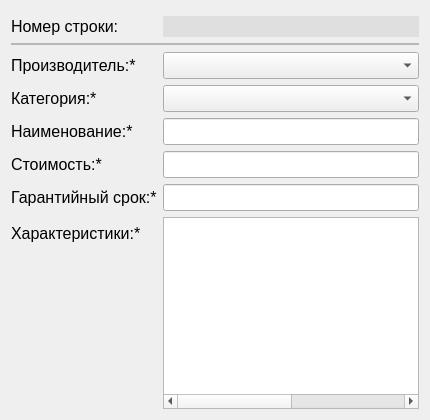
     <widget class="QWidget" name="product">
      <attribute name="title">
       <string>Товар</string>
      </attribute>
      <layout class="QGridLayout" name="gridLayout_6">
       <item row="0" column="0">
        <layout class="QFormLayout" name="product_data">
         <property name="sizeConstraint">
          <enum>QLayout::SetDefaultConstraint</enum>
         </property>
         <property name="fieldGrowthPolicy">
          <enum>QFormLayout::AllNonFixedFieldsGrow</enum>
         </property>
         <property name="rowWrapPolicy">
          <enum>QFormLayout::DontWrapRows</enum>
         </property>
         <property name="labelAlignment">
          <set>Qt::AlignLeading|Qt::AlignLeft|Qt::AlignVCenter</set>
         </property>
         <property name="formAlignment">
          <set>Qt::AlignLeading|Qt::AlignLeft|Qt::AlignTop</set>
         </property>
         <property name="topMargin">
          <number>5</number>
         </property>
         <item row="0" column="0">
          <widget class="QLabel" name="idProduct_Label">
           <property name="font">
            <font>
             <pointsize>12</pointsize>
             <weight>50</weight>
             <italic>false</italic>
             <bold>false</bold>
             <underline>false</underline>
            </font>
           </property>
           <property name="styleSheet">
            <string notr="true">color: rgb(0, 0, 0);
</string>
           </property>
           <property name="text">
            <string>Номер строки:</string>
           </property>
          </widget>
         </item>
         <item row="0" column="1">
          <widget class="QLineEdit" name="idProduct_LineEdit">
           <property name="enabled">
            <bool>true</bool>
           </property>
           <property name="font">
            <font>
             <pointsize>12</pointsize>
            </font>
           </property>
           <property name="autoFillBackground">
            <bool>false</bool>
           </property>
           <property name="styleSheet">
            <string notr="true">background-color: rgb(223, 223, 223);</string>
           </property>
           <property name="text">
            <string/>
           </property>
           <property name="frame">
            <bool>false</bool>
           </property>
           <property name="readOnly">
            <bool>true</bool>
           </property>
           <property name="placeholderText">
            <string/>
           </property>
          </widget>
         </item>
         <item row="1" column="0" colspan="2">
          <widget class="Line" name="line_7">
           <property name="frameShadow">
            <enum>QFrame::Sunken</enum>
           </property>
           <property name="lineWidth">
            <number>0</number>
           </property>
           <property name="midLineWidth">
            <number>2</number>
           </property>
           <property name="orientation">
            <enum>Qt::Horizontal</enum>
           </property>
          </widget>
         </item>
         <item row="2" column="0">
          <widget class="QLabel" name="manufacturer_Label">
           <property name="font">
            <font>
             <pointsize>12</pointsize>
             <weight>50</weight>
             <bold>false</bold>
             <underline>false</underline>
            </font>
           </property>
           <property name="text">
            <string>Производитель:*</string>
           </property>
          </widget>
         </item>
         <item row="3" column="0">
          <widget class="QLabel" name="category_Label">
           <property name="font">
            <font>
             <pointsize>12</pointsize>
            </font>
           </property>
           <property name="text">
            <string>Категория:*</string>
           </property>
          </widget>
         </item>
         <item row="4" column="0">
          <widget class="QLabel" name="nameProduct_Label">
           <property name="font">
            <font>
             <pointsize>12</pointsize>
            </font>
           </property>
           <property name="text">
            <string>Наименование:*</string>
           </property>
          </widget>
         </item>
         <item row="4" column="1">
          <widget class="QLineEdit" name="nameProduct_LineEdit">
           <property name="font">
            <font>
             <pointsize>12</pointsize>
            </font>
           </property>
          </widget>
         </item>
         <item row="5" column="0">
          <widget class="QLabel" name="cost_Label">
           <property name="font">
            <font>
             <pointsize>12</pointsize>
            </font>
           </property>
           <property name="text">
            <string>Стоимость:*</string>
           </property>
          </widget>
         </item>
         <item row="5" column="1">
          <widget class="QLineEdit" name="cost_LineEdit">
           <property name="font">
            <font>
             <pointsize>12</pointsize>
            </font>
           </property>
          </widget>
         </item>
         <item row="6" column="0">
          <widget class="QLabel" name="warranty_Label">
           <property name="font">
            <font>
             <pointsize>12</pointsize>
            </font>
           </property>
           <property name="text">
            <string>Гарантийный срок:*</string>
           </property>
          </widget>
         </item>
         <item row="6" column="1">
          <widget class="QLineEdit" name="warranty_LineEdit">
           <property name="font">
            <font>
             <pointsize>12</pointsize>
            </font>
           </property>
          </widget>
         </item>
         <item row="7" column="0">
          <widget class="QLabel" name="label_2">
           <property name="font">
            <font>
             <pointsize>12</pointsize>
            </font>
           </property>
           <property name="text">
            <string>Характеристики:*</string>
           </property>
          </widget>
         </item>
         <item row="7" column="1">
          <widget class="QTableWidget" name="specs_tableWidget">
           <property name="contextMenuPolicy">
            <enum>Qt::CustomContextMenu</enum>
           </property>
           <attribute name="horizontalHeaderVisible">
            <bool>false</bool>
           </attribute>
           <attribute name="horizontalHeaderMinimumSectionSize">
            <number>80</number>
           </attribute>
           <attribute name="horizontalHeaderDefaultSectionSize">
            <number>200</number>
           </attribute>
           <attribute name="horizontalHeaderStretchLastSection">
            <bool>true</bool>
           </attribute>
           <attribute name="verticalHeaderVisible">
            <bool>false</bool>
           </attribute>
           <attribute name="verticalHeaderCascadingSectionResizes">
            <bool>false</bool>
           </attribute>
           <column>
            <property name="text">
             <string>Название</string>
            </property>
           </column>
           <column>
            <property name="text">
             <string>Подробности</string>
            </property>
           </column>
          </widget>
         </item>
         <item row="2" column="1">
          <widget class="QComboBox" name="manufacturer_comboBox">
           <property name="font">
            <font>
             <pointsize>12</pointsize>
            </font>
           </property>
          </widget>
         </item>
         <item row="3" column="1">
          <widget class="QComboBox" name="category_comboBox">
           <property name="font">
            <font>
             <pointsize>12</pointsize>
            </font>
           </property>
          </widget>
         </item>
        </layout>
       </item>
      </layout>
     </widget>
